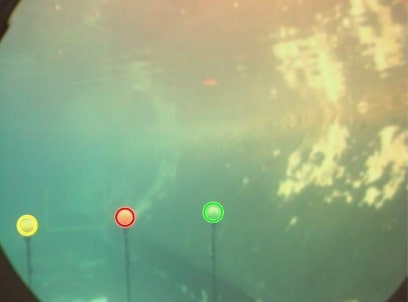
#> input picture feature.jpg, 408 x 302 px, given as the content of the folder DataSet/Green, which was not available
$ python part2_3.py
#> lines starting #> are read from the running program, lines starting #| are printed output that depends on the picture; after the words box and inside, x2 and y2 are one past the last pixel; in counts of white or black regions, pixels touching at a corner belong together; pictures that were not available may be replaced by others from this repository, and a replacement may not be noted
### gaussian.py
import os
import sys
# This try-catch is a workaround for Python3 when used with ROS; it is not needed for most platforms
try:
    sys.path.remove('/opt/ros/kinetic/lib/python2.7/dist-packages')
except:
    pass
import cv2
import numpy as np
from math import sqrt, pi, exp, erfc
import matplotlib.pyplot as plt

np.set_printoptions(threshold=sys.maxsize)

class Gaussian:
    """
    Model color distribution using 1D Gaussian
    """
    mean_g = 0
    mean_r = 0
    mean_y = 0
    variance_g = 0
    variance_r = 0
    variance_y = 0
    green_buoy_images = []
    red_buoy_images = []
    yellow_buoy_images = []

    def __init__(self):

        # Load Data Set
        for file in os.listdir("DataSet/Green"):
            if file.endswith(".jpg") or file.endswith(".jpeg") or file.endswith(".png"):
                self.green_buoy_images.append("DataSet/Green/" + file)
        for file in os.listdir("DataSet/Red"):
            if file.endswith(".jpg") or file.endswith(".jpeg") or file.endswith(".png"):
                self.red_buoy_images.append("DataSet/Red/" + file)
        for file in os.listdir("DataSet/Yellow"):
            if file.endswith(".jpg") or file.endswith(".jpeg") or file.endswith(".png"):
                self.yellow_buoy_images.append("DataSet/Yellow/" + file)

        self.mean_g, self.variance_g = self.get_mean_gaussians(self.green_buoy_images)
#> in get_mean_gaussians, img is the input picture: shape (302, 408, 3); mean B, G, R 130.7, 169.8, 146.1
        self.mean_r, self.variance_r = self.get_mean_gaussians(self.red_buoy_images)
        self.mean_y, self.variance_y = self.get_mean_gaussians(self.yellow_buoy_images)

    def get_histogram(self, img, channel):
        hist = cv2.calcHist([img], [channel], None, [256], [0,256])
        return hist

    def get_mean(self, hist):
        sum = 0
        n = 0
        for i in range(hist.shape[0]):
            sum += (i * hist[i][0])
            n += hist[i][0]
        mean = sum/n
        return mean

    def get_variance(self, hist, mean):
        num = 0
        n = 0
        for i in range(hist.shape[0]):
            num += (hist[i][0])*((i - mean)**2)
            n += hist[i][0]
        variance = num/n
        return variance

    def get_gaussian(self, hist):
        mean = self.get_mean(hist)
        variance = self.get_variance(hist, mean)
        return mean, variance

    def get_mean_gaussians(self, images):
        hists_b = np.zeros((256,1))
        hists_g = np.zeros((256,1))
        hists_r = np.zeros((256,1))

        for image in images:
            img = cv2.imread(image)
            hists_b = np.add(hists_b, self.get_histogram(img, 0))
#> in get_histogram, `hist = cv2.calcHist([img], [channel], None, [256], [0,256])`: hist = 256 values, max 4077 at index 140, min 0 at index 0, mean 481.3
            hists_g = np.add(hists_g, self.get_histogram(img, 1))
            hists_r = np.add(hists_r, self.get_histogram(img, 2))

        mean_b, variance_b = self.get_gaussian(hists_b)
        mean_g, variance_g = self.get_gaussian(hists_g)
        mean_r, variance_r = self.get_gaussian(hists_r)
        mean = [mean_b, mean_g, mean_r]
        variance = [variance_b, variance_g, variance_r]
        return mean, variance

    def get_pdf(self, x, mean, variance):
        t = x-mean;
        y = 0.5*erfc(-t/(variance*sqrt(2.0)));
        if y>1.0:
            y = 1.0;
        return y

    def get_thresholded_pdf(self, frame, p1):
        frame[p1 == True] = 255
        frame[p1 == False] = 0
        return frame

    def draw_buoy_contour(self, original_frame, reference_frame, color):
        contours, hier = cv2.findContours(reference_frame.copy(), 1, 2)
        radius_r = []
        if contours:
            for c in contours:
                point,radius = cv2.minEnclosingCircle(c)
                radius_r.append(int(radius))

            max_r = np.argmax(radius_r)
            cnt = contours[max_r]
            moments = [cv2.moments(cnt)]

            centroids = [(int(M['m10'] / M['m00']), int(M['m01'] / M['m00'])) for M in moments]
            for c in centroids:
                cv2.circle(original_frame, c, radius_r[max_r], color, thickness=2)
            print(centroids)
        return original_frame

    # [30 lines left out: function plot, not called in this run]

    def detect_buoys(self, original_frame, i):
        frame = original_frame.copy()
        frame_b = frame[:,:,0]
        frame_g = frame[:,:,1]
        frame_r = frame[:,:,2]

        # For Green Buoy - RBG PDF
        # map_fn_g_b = lambda x:self.get_pdf(x, self.mean_g[0], self.variance_g[0])
        # fn_g_b = np.vectorize(map_fn_g_b)
        # pdf_g_b = fn_g_b(frame_b)

        map_fn_g_g = lambda x:self.get_pdf(x, self.mean_g[1], self.variance_g[1])
        fn_g_g = np.vectorize(map_fn_g_g)
        pdf_g_g = fn_g_g(frame_g)

        map_fn_g_r = lambda x:self.get_pdf(x, self.mean_g[2], self.variance_g[2])
        fn_g_r = np.vectorize(map_fn_g_r)
        pdf_g_r = fn_g_r(frame_r)

        # [9 lines of commented-out code are left out]

        map_fn_r_r = lambda x:self.get_pdf(x, self.mean_r[2], self.variance_r[2])
        fn_r_r = np.vectorize(map_fn_g_r)
        pdf_r_r = fn_r_r(frame_r)

        # For Yellow Buoy - RBG PDF
        map_fn_y_b = lambda x:self.get_pdf(x, self.mean_y[0], self.variance_y[0])
        fn_y_b = np.vectorize(map_fn_y_b)
        pdf_y_b = fn_y_b(frame_b)

        map_fn_y_g = lambda x:self.get_pdf(x, self.mean_y[1], self.variance_y[1])
        fn_y_g = np.vectorize(map_fn_y_g)
        pdf_y_g = fn_y_g(frame_g)

        map_fn_y_r = lambda x:self.get_pdf(x, self.mean_y[2], self.variance_y[2])
        fn_y_r = np.vectorize(map_fn_y_r)
        pdf_y_r = fn_y_r(frame_r)

        # Thresold by Tial and Error
        # Red Buoy

        kernel = np.ones((9,9),np.uint8)
        _frame_r = self.get_thresholded_pdf(frame_r, pdf_r_r > .99*np.amax(pdf_r_r))
        # cv2.imwrite('plots/Red_bouy_1D_initial.jpg', _frame_r)
        _frame_r = cv2.morphologyEx(_frame_r, cv2.MORPH_OPEN, kernel)
        # cv2.imwrite('plots/Red_bouy_1D_morph.jpg', _frame_r)
        _frame_r = cv2.dilate(_frame_r,kernel,iterations = 1)
        # cv2.imshow('R frame ',_frame_r)
        # cv2.waitKey(0)
        # cv2.imwrite('plots/Red_bouy_1D_dilated.jpg', _frame_r)
        original_frame = self.draw_buoy_contour(original_frame, _frame_r, (0, 0, 255))
        # cv2.imwrite('plots/Red_bouy_1D.jpg', original_frame)


        # Green Buoy
        if (i < 40):
            kernel = np.ones((7,7),np.uint8)
            _frame_gg = self.get_thresholded_pdf(frame_g, pdf_g_g > .97*np.amax(pdf_g_g))
            _frame_gr = self.get_thresholded_pdf(frame_r, pdf_g_r < .97*np.amax(pdf_g_r))
            _frame_gg = cv2.erode(_frame_gg, kernel)
            _frame_g = np.bitwise_and(_frame_gg, _frame_gr)
            _frame_g = cv2.dilate(_frame_g,kernel,iterations = 1)
            original_frame = self.draw_buoy_contour(original_frame, _frame_g, (0, 255, 0))

        # Yellow Buoy

        kernel = np.ones((7,7),np.uint8)
        _frame_yr = self.get_thresholded_pdf(frame_r, pdf_y_r > .75*np.amax(pdf_y_r))
        _frame_yg = self.get_thresholded_pdf(frame_g, pdf_y_g > .95*np.amax(pdf_y_g))
        _frame_yb = self.get_thresholded_pdf(frame_b, pdf_y_b > .95*np.amax(pdf_y_b))
        _frame_yr = cv2.erode(_frame_yr, kernel)
        _frame_yg = cv2.erode(_frame_yg, kernel)
        _frame_yb = np.bitwise_not(_frame_yb)
        _frame_y = np.bitwise_or(_frame_yr, _frame_yg)
        _frame_y = np.bitwise_and(_frame_y, _frame_yb)
        kernel = np.ones((9,9),np.uint8)
        _frame_y = cv2.dilate(_frame_y,kernel,iterations = 1)
        _frame_y = np.bitwise_and(_frame_y, np.bitwise_not(_frame_r))
        original_frame = self.draw_buoy_contour(original_frame, _frame_y, (0, 255, 255))

        return original_frame


# [3 lines that do not run on import are left out]

### part2_3.py
# -*- coding: utf-8 -*-

import os
import sys

# This try-catch is a workaround for Python3 when used with ROS; it is not needed for most platforms
try:
    sys.path.remove('/opt/ros/kinetic/lib/python2.7/dist-packages')
except:
    pass

import cv2
import matplotlib.pyplot as plt
import numpy as np
from gaussian import Gaussian


def main():
    """
    Entry point of app
    """
    cap = cv2.VideoCapture("detectbuoy.avi")
    gaussian = Gaussian()
#> in get_mean_gaussians, `hists_b = np.add(hists_b, self.get_histogram(img, 0))`: hists_b has the same summary as hist in get_histogram
#> in get_mean_gaussians, `hists_g = np.add(hists_g, self.get_histogram(img, 1))`: hists_g = 256 values, max 3161 at index 177, min 0 at index 0, mean 481.3
#> in get_mean_gaussians, `hists_r = np.add(hists_r, self.get_histogram(img, 2))`: hists_r = 256 values, max 2222 at index 94, min 0 at index 0, mean 481.3
#> the loop in get_mean, `for i in range(hist.shape[0]):` made 256 passes
#> (sum, n) on passes 1 to 3: (0, 0), (0, 0), (0, 0)
#> after the loop in get_mean, `for i in range(hist.shape[0]):`: n = 123216; sum = 16106178
#> in get_mean, `mean = sum/n`: mean = 130.7
#> the loop in get_variance, `for i in range(hist.shape[0]):` made 256 passes
#> after the loop in get_variance, `for i in range(hist.shape[0]):`: n = 123216; num = 56639581
#> in get_variance, `variance = num/n`: variance = 459.7
#> in get_mean_gaussians, `mean_b, variance_b = self.get_gaussian(hists_b)`: mean_b = 130.7; variance_b = 459.7
#> the loop in get_mean (call 2), `for i in range(hist.shape[0]):` made 256 passes
#> the loop in get_variance (call 2), `for i in range(hist.shape[0]):` made 256 passes
#> in get_mean_gaussians, `mean_g, variance_g = self.get_gaussian(hists_g)`: mean_g = 169.8; variance_g = 900.3
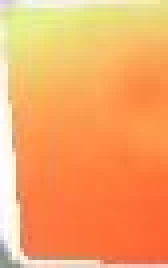
#> input picture DataSet/Red/R_0.jpg, 42 x 67 px (shown 4 times larger)
#> in get_mean_gaussians, img is the input picture: shape (67, 42, 3); mean B, G, R 100, 165, 246.7
    frame_width = int(cap.get(3))
    frame_height = int(cap.get(4))
    out = cv2.VideoWriter('output_part_2_3.avi',cv2.VideoWriter_fourcc('M','J','P','G'), 15, (frame_width,frame_height))
    did_run_once = False
    i=0
    while cap.isOpened():
        i = i + 1
        ret, frame = cap.read()
        if frame is not None and not did_run_once:
            did_run_once = False
            frame = gaussian.detect_buoys(frame, i)
#> in detect_buoys, `frame_g = frame[:,:,1]`:
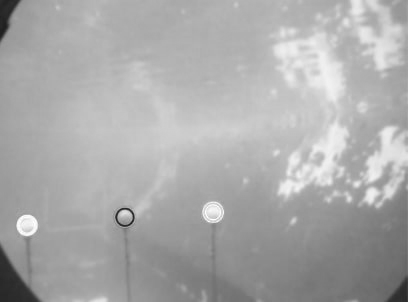
#> frame_g: shape (302, 408); min 29, max 255, mean 169.8
#> in detect_buoys, `frame_r = frame[:,:,2]`:
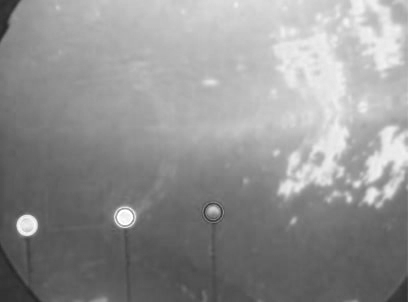
#> frame_r: shape (302, 408); min 38, max 255, mean 146.1
#> in detect_buoys, `pdf_g_g = fn_g_g(frame_g)`:
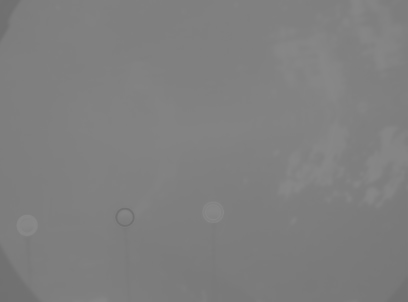
#> pdf_g_g: shape (302, 408) float64; min 0.438, max 0.538, mean 0.5
#> in get_thresholded_pdf, `frame[p1 == False] = 0`: frame: shape (302, 408); 5.5% white; 38 white regions (20 under 20 px), largest, box (x1, y1, x2, y2) and area: (274, 27, 345, 120) 2679, (350, 0, 401, 70) 1458, (370, 127, 408, 180) 843
#> in detect_buoys, `_frame_r = cv2.morphologyEx(_frame_r, cv2.MORPH_OPEN, kernel)`: _frame_r: shape (302, 408); 3.2% white; 10 white regions, largest, box (x1, y1, x2, y2) and area: (309, 33, 344, 101) 1360, (376, 26, 399, 68) 616, (280, 43, 313, 70) 476
#> in detect_buoys, `_frame_r = cv2.dilate(_frame_r,kernel,iterations = 1)`:
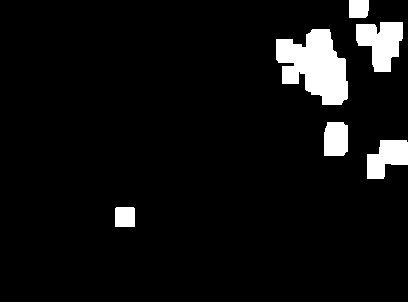
#> _frame_r: shape (302, 408); 6.3% white; 6 white regions, box (x1, y1, x2, y2) and area: (276, 29, 348, 105) 3541, (356, 22, 403, 72) 1590, (367, 140, 408, 179) 1092, (324, 122, 348, 156) 773, (115, 207, 135, 227) 398, (349, 0, 369, 18) 350
#> the loop in draw_buoy_contour, `for c in contours:` made 6 passes
#> the loop in draw_buoy_contour, `for c in centroids:` made 1 pass
#> c on pass 1: (314, 65)
#| [(314, 65)]
#> in get_thresholded_pdf (call 2), `frame[p1 == False] = 0`: frame: shape (302, 408); 4.5% white; 23 white regions (12 under 20 px), largest, box (x1, y1, x2, y2) and area: (275, 34, 344, 103) 1974, (310, 121, 347, 184) 983, (368, 128, 408, 181) 742
#> in get_thresholded_pdf (call 3), `frame[p1 == True] = 255`: frame: shape (302, 408); 65.8% white; 30 black regions (16 under 20 px), largest, box (x1, y1, x2, y2) and area: (42, 0, 408, 208) 41288, (114, 206, 136, 228) 157, (326, 190, 342, 202) 76
#> in get_thresholded_pdf (call 3), `frame[p1 == False] = 0`:
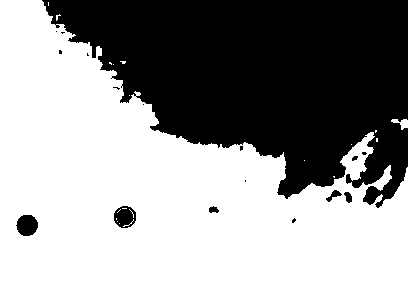
#> frame: shape (302, 408); 60.4% white; 17 black regions (10 under 20 px), largest, box (x1, y1, x2, y2) and area: (42, 0, 408, 208) 47836, (16, 215, 38, 236) 361, (114, 206, 136, 228) 353
#> in detect_buoys, `_frame_gg = cv2.erode(_frame_gg, kernel)`: _frame_gg: shape (302, 408); 1% white; 17 white regions (8 under 20 px), largest, box (x1, y1, x2, y2) and area: (312, 41, 338, 98) 535, (317, 128, 341, 169) 287, (279, 45, 295, 55) 119
#> in detect_buoys, `_frame_g = np.bitwise_and(_frame_gg, _frame_gr)`: _frame_g: shape (302, 408); every value is 0
#> in get_thresholded_pdf (call 4), `frame[p1 == True] = 255`: frame: shape (302, 408); every value is 255
#> in get_thresholded_pdf (call 5), `frame[p1 == True] = 255`: frame: shape (302, 408); 16.6% white; 49 white regions (31 under 20 px), largest, box (x1, y1, x2, y2) and area: (112, 26, 349, 198) 15298, (338, 0, 402, 71) 2030, (363, 126, 408, 183) 1304
#> in get_thresholded_pdf (call 6), `frame[p1 == False] = 0`: frame: shape (302, 408); 15.2% white; 92 white regions (67 under 20 px), largest, box (x1, y1, x2, y2) and area: (36, 62, 245, 202) 13362, (274, 33, 345, 104) 2316, (310, 118, 348, 181) 860
#> in detect_buoys, `_frame_yg = cv2.erode(_frame_yg, kernel)`: _frame_yg: shape (302, 408); 8.9% white; 21 white regions (12 under 20 px), largest, box (x1, y1, x2, y2) and area: (127, 31, 346, 192) 9118, (369, 129, 408, 179) 613, (357, 22, 398, 67) 573
#> in detect_buoys, `_frame_y = cv2.dilate(_frame_y,kernel,iterations = 1)`: _frame_y: shape (302, 408); 93.2% white; 9 black regions (5 under 20 px), largest, box (x1, y1, x2, y2) and area: (55, 90, 226, 190) 7856, (312, 53, 337, 97) 357, (280, 45, 295, 55) 91, (332, 130, 340, 143) 72
#> in detect_buoys, `_frame_y = np.bitwise_and(_frame_y, np.bitwise_not(_frame_r))`:
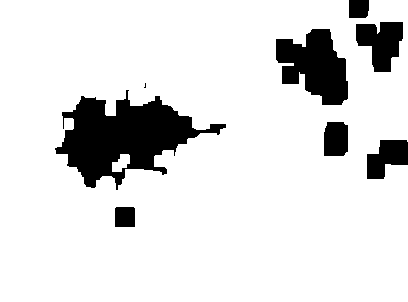
#> _frame_y: shape (302, 408); 87.3% white; 8 black regions (1 under 20 px), largest, box (x1, y1, x2, y2) and area: (55, 90, 226, 190) 7856, (276, 29, 348, 105) 3541, (356, 22, 403, 72) 1590
#| [(201, 150)]
            cv2.imshow('Buoy Detection', frame)
            out.write(frame)
        if cv2.waitKey(1) & 0xFF == ord('q'):
#> (key q is pressed here)
            break

    cap.release()
    cv2.destroyAllWindows()

if __name__ == "__main__":
    main()
